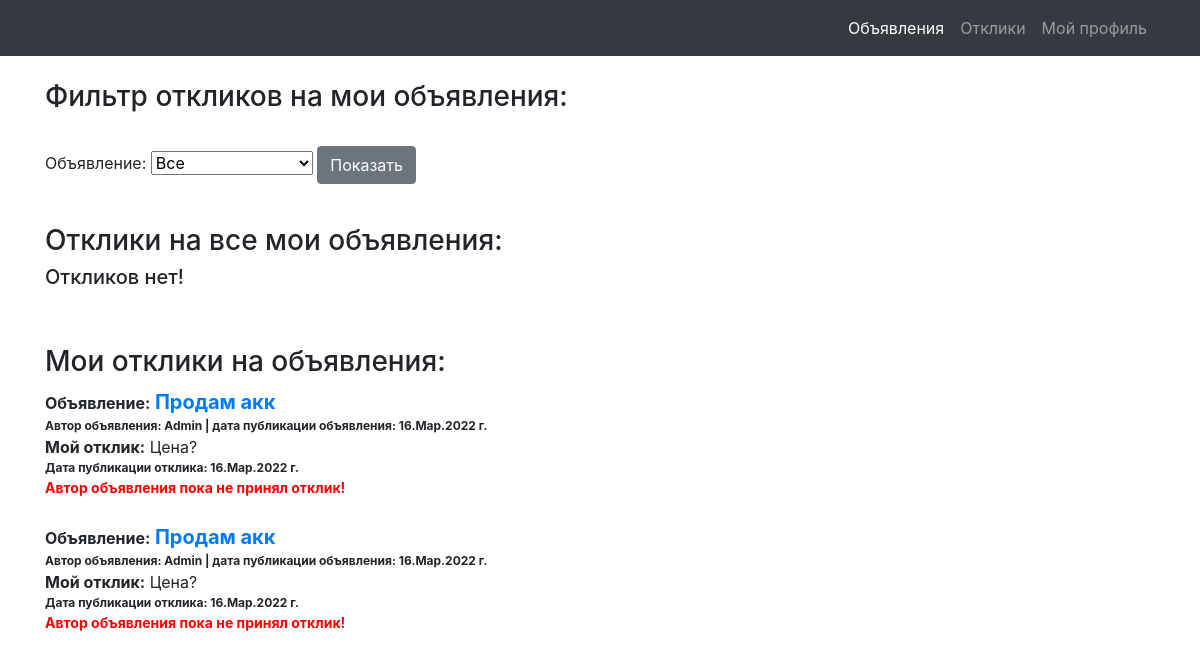
The page /responses (signed in) on the database as committed earlier.
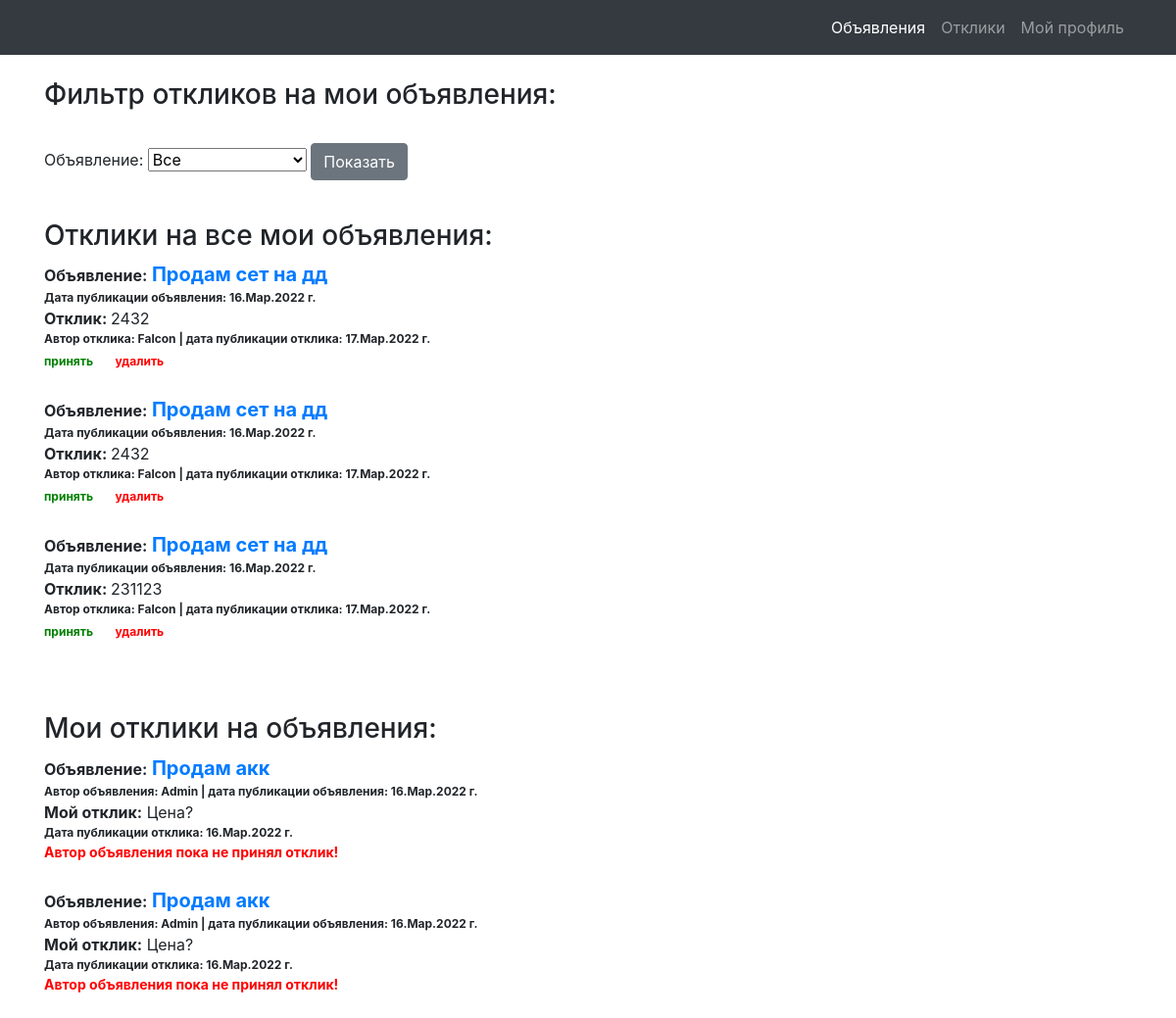
The same page on the database as committed later.
### board/models.py (models this page shows)
class Response(models.Model):
    author = models.ForeignKey(User, on_delete=models.CASCADE)
    post = models.ForeignKey(Post, on_delete=models.CASCADE)
    text = models.TextField(verbose_name='Текст')
    status = models.BooleanField(default=False)
    dateCreation = models.DateTimeField(auto_now_add=True)

class Post(models.Model):
    author = models.ForeignKey(User, on_delete=models.CASCADE)
    CAT = (('tanks', 'Танки'),
           ('healers', 'Хилы'),
           ('damage_dealers', 'ДД'),
           ('dealers', 'Торговцы'),
           ('gildmasters', 'Гилдмастеры'),
           ('quest_givers', 'Квестгиверы'),
           ('blacksmiths', 'Кузнецы'),
           ('tanners', 'Кожевники'),
           ('potion_makers', 'Зельевары'),
           ('spell_masters', 'Мастера заклинаний'))
    category = models.CharField(max_length=15, choices=CAT, verbose_name='Категория')
    dateCreation = models.DateTimeField(auto_now_add=True)
    title = models.CharField(max_length=256, verbose_name='Название')
    text = RichTextField()

### board/views.py (the view, shortened to what this page needs)
# urls.py: path('responses', Responses.as_view(), name='responses'),
class Responses(LoginRequiredMixin, ListView):
    model = Response
    template_name = 'responses.html'
    context_object_name = 'responses'
    def get_context_data(self, **kwargs):
        context = super(Responses, self).get_context_data(**kwargs)
        global title
        """
        Далее в условии - если пользователь попал на страницу через ссылку из письма, в которой содержится
        ID поста для фильтра - фильтр работает по этому ID
        """
        if self.kwargs.get('pk') and Post.objects.filter(id=self.kwargs.get('pk')).exists():
            title = str(Post.objects.get(id=self.kwargs.get('pk')).title)
            print(title)
        context['form'] = ResponsesFilterForm(self.request.user, initial={'title': title})
        context['title'] = title
        if title:
            post_id = Post.objects.get(title=title)
            context['filter_responses'] = list(Response.objects.filter(post_id=post_id).order_by('-dateCreation'))
            context['response_post_id'] = post_id.id
        else:
            context['filter_responses'] = list(Response.objects.filter(post_id__author_id=self.request.user).order_by('-dateCreation'))
        context['myresponses'] = list(Response.objects.filter(author_id=self.request.user).order_by('-dateCreation'))
        return context

### board/forms.py
class ResponsesFilterForm(forms.Form):
    def __init__(self, user, *args, **kwargs):
        super(ResponsesFilterForm, self).__init__(*args, **kwargs)
        self.fields['title'] = forms.ModelChoiceField(
            label='Объявление',
            queryset=Post.objects.filter(author_id=user.id).order_by('-dateCreation').values_list('title', flat=True),
            empty_label="Все",
            required=False
        )

### templates/responses.html (shortened to what this page needs)
{% extends 'default.html' %}
{% load bootstrap4 %}
{% block content %}
    <br>
    <h3>Фильтр откликов на мои объявления:</h3><br>
	<form method="POST">
        {{ form }}
		<input class="btn btn-secondary" type="submit" value="Показать">
	</form><br>
    {% if title %}
        <h3>Oтклики на мое объявление</h3>
        <a href="/post/{{ response_post_id }}" style="font-size: 20px;"><b>{{ title }}:</b></a><br>
        {% if filter_responses %}
            {% for response in filter_responses %}
                <a><b>Отклик: </b></a>{{ response.text }}<br>
                <span style="font-size: 12px;"><b>Автор отклика: {{ response.author.username }} |
                    дата публикации отклика: {{ response.dateCreation|date:'d.M.Y' }} г.</b></span><br>
                {% if response.status == False %}
                    <a href="/response/accept/{{ response.id }}" style="font-size: 12px; color:green"><b>принять</b></a>
                    <a>&nbsp;&nbsp;&nbsp;</a>
                    <a href="/response/delete/{{ response.id }}" style="font-size: 12px; color:red"><b>удалить</b></a>
                {% else %}
                    <a style="font-size: 14px; color:green"><b>отклик принят</b></a>
                {% endif %}
                <br><br>
            {% endfor %}
        {% else %}
            <br>
            <h5>Откликов нет!</h5>
        {% endif %}
    {% else %}
        <h3>Oтклики на все мои объявления:</h3>
        {% if filter_responses %}
            {% for response in filter_responses %}
                <a><b>Объявление:</b></a>
                <a href="/post/{{ response.post_id }}" style="font-size: 20px;"><b>{{ response.post.title }}</b></a><br>
                <span style="font-size: 12px;"><b>Дата публикации объявления: {{ response.post.dateCreation|date:'d.M.Y' }} г.</b>
                </span><br>
                <a><b>Отклик: </b></a>{{ response.text }}<br>
                <span style="font-size: 12px;"><b>Автор отклика: {{ response.author.username }} |
                    дата публикации отклика: {{ response.dateCreation|date:'d.M.Y' }} г.</b></span><br>
                {% if response.status == False %}
                    <a href="/response/accept/{{ response.id }}" style="font-size: 12px; color:green"><b>принять</b></a>
                    <a>&nbsp;&nbsp;&nbsp;</a>
                    <a href="/response/delete/{{ response.id }}" style="font-size: 12px; color:red"><b>удалить</b></a>
                {% else %}
                    <a style="font-size: 14px; color:green"><b>отклик принят</b></a>
                {% endif %}
                <br><br>
            {% endfor %}
        {% else %}
            <h5>Откликов нет!</h5>
        {% endif %}
    {% endif %}
    <br><br>
    <h3>Мои отклики на объявления:</h3>
    {% if myresponses %}
        {% for response in myresponses %}
            <a><b>Объявление:</b></a>
            <a href="/post/{{ response.post_id }}" style="font-size: 20px;"><b>{{ response.post.title }}</b></a><br>
            <span style="font-size: 12px;"><b>Автор объявления:  {{ response.post.author.username }} |
                дата публикации объявления: {{ response.post.dateCreation|date:'d.M.Y' }} г.</b></span><br>
            <a><b>Мой отклик:</b></a>
            {{ response.text }}<br>
            <span style="font-size: 12px;"><b>Дата публикации отклика: {{ response.dateCreation|date:'d.M.Y' }} г.</b></span><br>
            {% if response.status == True %}
                <a style="font-size: 14px; color:green"><b>Автор объявления принял отклик!</b></a>
            {% else %}
                <a style="font-size: 14px; color:red"><b>Автор объявления пока не принял отклик!</b></a>
            {% endif %}
        <br><br>
        {% endfor %}
    {% else %}
        <h5>Откликов нет!</h5>
    {% endif %}
{% endblock content %}

### templates/default.html (shortened to what this page needs)
{% load static %}
<html lang="en">
<head>
  <link href="{% static 'vendor/bootstrap/css/bootstrap.min.css' %}" rel="stylesheet">
</head>
<body>
  <nav class="navbar navbar-expand-lg navbar-dark bg-dark static-top">
    <div class="container">
      <div class="collapse navbar-collapse" id="navbarResponsive">
        <ul class="navbar-nav ml-auto">
          <li class="nav-item active">
            <a class="nav-link" href="{% url 'index' %}">Объявления
            </a>
          </li>
          <li class="nav-item">
            <a class="nav-link" href="{% url 'responses' %}">Отклики</a>
          </li>
          {% if user.is_authenticated %}
          <li class="nav-item">
              <a class="nav-link" href="{% url 'account_profile' %}">Мой профиль</a>
          </li>
          {% else %}
          <li class="nav-item">
              <a class="nav-link" href="{% url 'account_login' %}">Sign Up/In</a>
          </li>
          {% endif %}
        </ul>
      </div>
    </div>
  </nav>
  <div class="container">
    <div class="row">
      <div class="col-lg-12">
       {% block content %}{% endblock content %}
      </div>
    </div>
  </div>
</body>
</html>

Rows that differ between the two databases and show on the page:
added Response: post "Продам сет на дд", post.dateCreation "16.Мар.2022", text "2432", author.username "Falcon", dateCreation "17.Мар.2022", shown under "Oтклики на все мои объявления:"
added Response: post "Продам сет на дд", post.dateCreation "16.Мар.2022", text "2432", author.username "Falcon", dateCreation "17.Мар.2022", shown under "Oтклики на все мои объявления:"
added Response: post "Продам сет на дд", post.dateCreation "16.Мар.2022", text "231123", author.username "Falcon", dateCreation "17.Мар.2022", shown under "Oтклики на все мои объявления:"
Other text that changed with them:
text no longer shown: "Откликов нет!"
